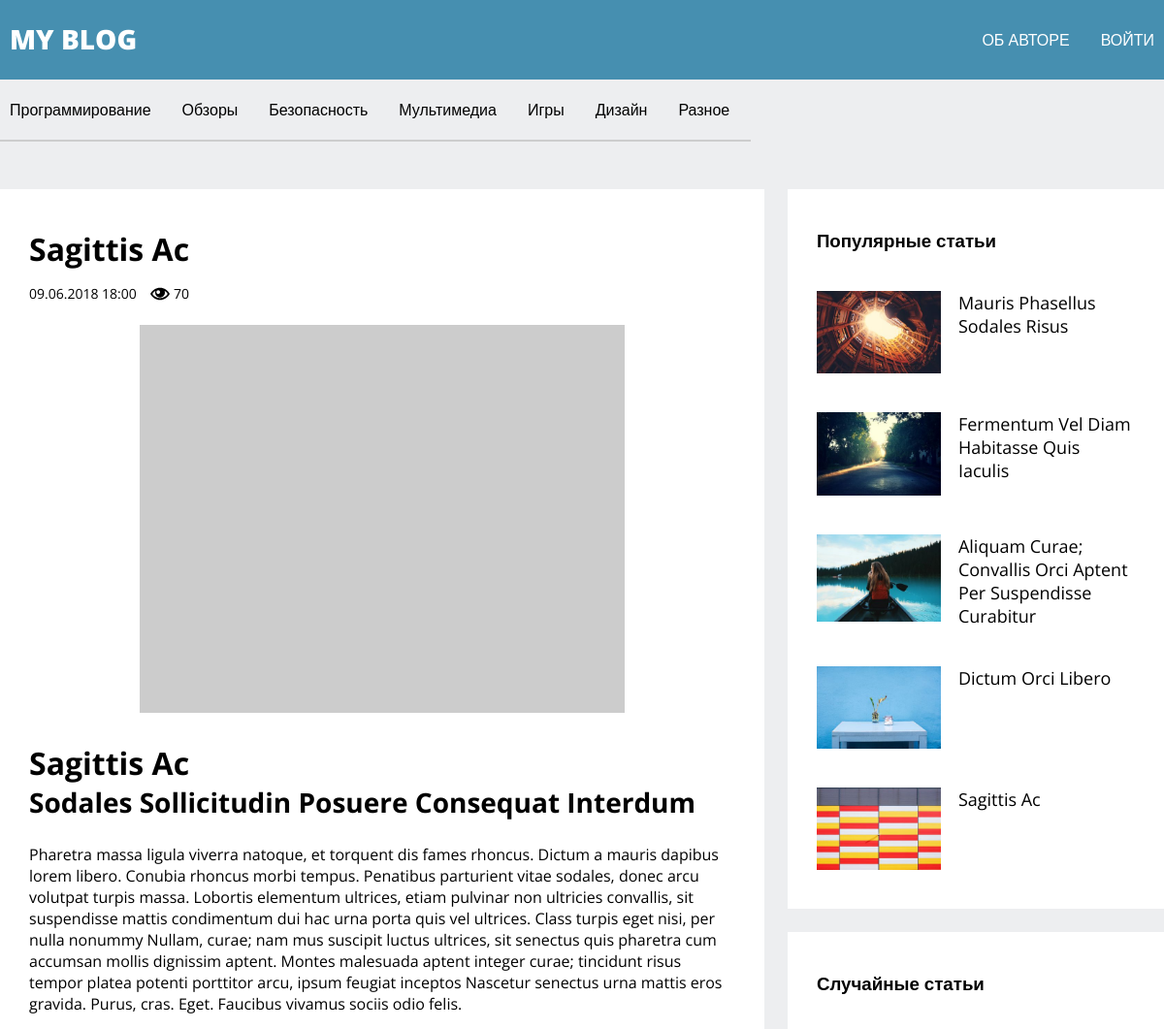
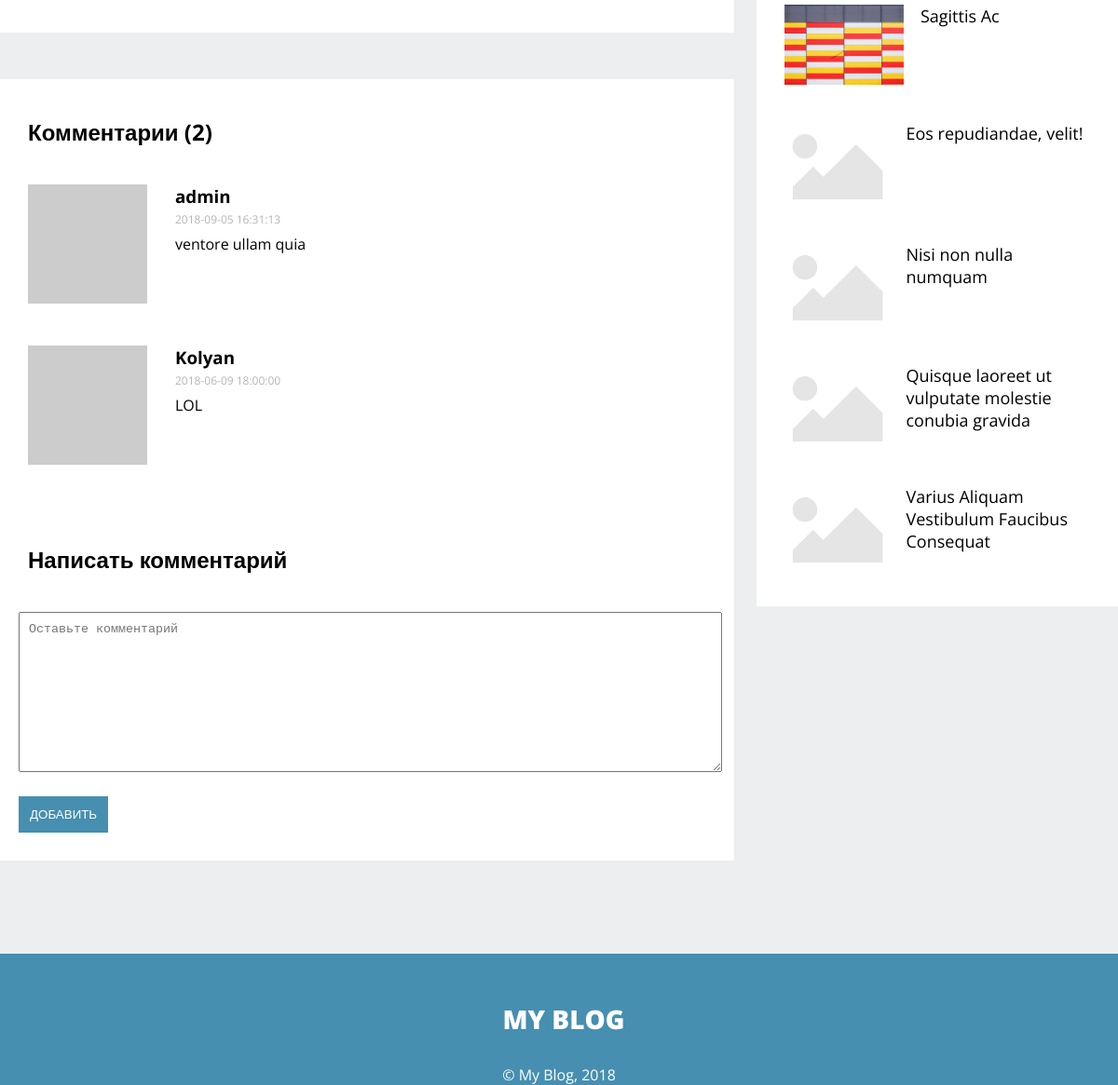
Page /article/6 on the committed database (2 pictures, top to bottom).
### tables this page shows
CREATE TABLE `articles` (
  `id` int(11) NOT NULL,
  `title` varchar(255) DEFAULT NULL,
  `preview_text` text,
  `content` text,
  `category_id` int(11) DEFAULT NULL,
  `pubdate` timestamp NULL DEFAULT CURRENT_TIMESTAMP,
  `updated_at` timestamp NULL DEFAULT NULL,
  `views_count` int(11) NOT NULL DEFAULT '0',
  `rating` int(11) NOT NULL DEFAULT '0'
);

CREATE TABLE `categories` (
  `id` int(11) NOT NULL,
  `name` varchar(100) NOT NULL
);

CREATE TABLE `comments` (
  `id` int(11) NOT NULL,
  `author_name` varchar(100) DEFAULT NULL,
  `email` varchar(255) NOT NULL,
  `comment_text` text NOT NULL,
  `created_at` timestamp NOT NULL,
  `article_id` int(11) NOT NULL
);

### config/routes.php (called while the page is built)
<?php
return array(
    'article/([0-9]+)' => 'article/show/$1',
    'category/([0-9]+)/page-([0-9]+)' => 'category/show/$1/$2',
    'category/([0-9]+)' => 'category/show/$1',
    'user/register' => 'user/register',
    'user/login' => 'user/login',
    'user/logout' => 'user/logout',
    'about' => 'about/index',
    'admin/article/create' => 'adminArticle/create',
    'admin/article/update/([0-9]+)' => 'adminArticle/update/$1',
    'admin/article/delete/([0-9]+)' => 'adminArticle/delete/$1',
    'admin/article' => 'adminArticle/index',
    'admin/category/create' => 'adminCategory/create',
    'admin/category/update/([0-9]+)' => 'adminCategory/update/$1',
    'admin/category/delete/([0-9]+)' => 'adminCategory/delete/$1',
    'admin/category' => 'adminCategory/index',
    'admin' => 'admin/index',
    'ajax/load' => 'ajax/load',
    '' => 'site/index',
);

### models/Article.php (called while the page is built, shortened)
<?php
Class Article
{
    public static function getArticleById(int $id)
    {
        $id = intval($id);
        if ($id) {
            $db = DB::getConnection();
            $result = $db->query('SELECT * FROM articles WHERE id=' . $id);
            $article = $result->fetch();
            return $article;
        }
    }
    public static function getArticlesList(int $limit = self::ARTICLES_LIMIT, string $orderby = "id", int $offset = 0)
    {
        $orders = array("id", "views_count", "rating");
        $key = array_search($orderby, $orders);
        if ($key) {
            $order = $orders[$key];
        } else {
            $order = "id";
        }
        $db = DB::getConnection();
        $sql = 'SELECT articles.id, title, preview_text, category_id, pubdate, categories.name AS category_name ' .
             'FROM articles JOIN categories ON categories.id = category_id ' .
             'ORDER BY ' . $order . ' DESC ' .
             'LIMIT :limit ' .
             'OFFSET :offset';
        $queryResult = $db->prepare($sql);
        $queryResult->bindParam(':limit', $limit, PDO::PARAM_INT);
        $queryResult->bindParam(':offset', $offset, PDO::PARAM_INT);
        $queryResult->execute();
        $articlesList = $queryResult->fetchAll();
        return $articlesList;
    }
    public static function getRandomList(int $count = self::ARTICLES_LIMIT)
    {
        $db = DB::getConnection();
        $resultCount = $db->query('SELECT COUNT(*) FROM articles');
        $row = $resultCount->fetch();
        $rowCount = reset($row);
        $randomArray = self::getRandomArray($count, $rowCount-1);
        $sql = array();
        foreach ($randomArray as $offset) {
            $sql[] = '(SELECT id, title, pubdate FROM articles LIMIT ' . $offset . ', 1)';
        }
        $sql = implode(' UNION ', $sql);
        $result = $db->query($sql);
        return $result->fetchAll();
    }
    public static function getImage(int $id)
    {
        $noImage = '/template/images/noimage.png';
        $pathToArticleImage = '/upload/images/articles/' . $id . '.jpg';
        if (file_exists($_SERVER['DOCUMENT_ROOT'].$pathToArticleImage)) {
            return $pathToArticleImage;
        }
        return $noImage;
    }
    private static function getRandomArray(int $count, int $range) {
        $arr = array();
        if ($count < $range/2) {
            while (count($arr) < $count) {
                $rnd = rand(0, $range );
                if (!in_array($rnd, $arr)) {
                    $arr[] = $rnd;
                }
            }
            sort($arr);
        } else {
            $arr = range(0, $range);
            for ($i = 0; $i <= $range-$count; $i++) {
                $index = rand(0, $range - $i);
                array_splice($arr, $index, 1);
            }
        }
        return $arr;
    }
}

### index.php (called while the page is built, shortened)
<?php
require_once(ROOT.'/components/Autoload.php');
$router = new Router();
$router->run();

### components/Autoload.php (called while the page is built, shortened)
<?php
spl_autoload_register(function ($class_name) {
    $array_paths = array(
        '/models/',
        '/components/',
        '/controllers/',
    );
    foreach ($array_paths as $path) {
        $path = ROOT . $path . $class_name . '.php';
    }
});

### models/User.php (called while the page is built, shortened)
<?php
class User
{
    public static function isGuest()
    {
        return true;
    }
}

### models/Category.php (called while the page is built, shortened)
<?php
class Category
{
    public static function getCategoriesList()
    {
        $db = DB::getConnection();
        $queryResult = $db->query('SELECT id, name FROM categories');
        return $queryResult->fetchAll();
    }
}

### models/Comment.php (called while the page is built, shortened)
<?php
class Comment
{
    public static function getCommentsList(int $article_id)
    {
        $article_id = intval($article_id);
        $db = DB::getConnection();
        $queryResult = $db->query('SELECT * FROM comments WHERE article_id=' . $article_id .
                                           ' ORDER BY id DESC');
        return $queryResult->fetchAll();
    }
}

### views/article/index.php (the view)
<?php include ROOT . '/views/layouts/header.php'; ?>
<main>
    <div class="container">
        <div class="main__content">
            <article>
                <div class="article__content">
                    <div class="article__header">
                        <h1><?php echo $article['title'];?></h1>
                    </div>
                    <div class="article__info">
                        <span class="article__pubdate"><?php echo $article['pubdate'];?></span>
                        <?php include ROOT . '/views/layouts/icons/views_icon.php'; ?>
                        <span class="article__views"><?php echo $article['views_count'];?></span>
                    </div>
                    <img src="https://picsum.photos/500/400" alt="">
                    <?php echo $article['content'] ;?>
                </div>
                <div class="comments-block">
                    <h2>Комментарии (<?php echo count($commentsList); ?>)</h2>
                    <?php foreach ($commentsList as $comment): ?>
                        <div class="comment row">
                            <div class="avatar">
                                <img src="https://picsum.photos/128/128" alt="">
                            </div>
                            <div class="comment__content">
                                <h3><?php echo $comment['author_name']; ?></h3>
                                <a href="#" class="comment__link"><?php echo $comment['created_at']; ?></a>
                                <p><?php echo $comment['comment_text']; ?></p>
                            </div>
                        </div>
                    <?php endforeach; ?>
                    <div class="comment__respond">
                        <h2>Написать комментарий</h2>
                        <form action="#" method="post" class="comment__form">
                            <textarea name="text" rows="10" placeholder="Оставьте комментарий"></textarea>
                            <input type="submit" name="submit" value="ДОБАВИТЬ">
                        </form>
                    </div>
                </div>
            </article>
        </div>
        <?php include  ROOT . '/views/layouts/sidebar.php'; ?>
    </div>
</main>
<?php include ROOT . '/views/layouts/footer.php'; ?>

### components/Router.php (shortened to what this page needs)
<?php
Class Router
{
	private $routes;
	public function __construct()
	{
		$routesPath = ROOT . '/config/routes.php';
		$this->routes = include($routesPath);
	}
	private function getURI()
	{
		if (!empty($_SERVER['REQUEST_URI'])) {
			return $uri = trim($_SERVER['REQUEST_URI'], '/');
		}
	}
	public function run()
	{
		$uri = $this->getURI();
		foreach ($this->routes as $uriPattern => $path) {
			if (preg_match("~$uriPattern~", $uri)){
			    $internalRoute = preg_replace("~$uriPattern~", $path, $uri);
				$segments = explode('/', $internalRoute);
				$controllerName = ucfirst(array_shift($segments)) . 'Controller';
				$actionName = 'action' . ucfirst(array_shift($segments));
				$parameters = $segments;
				$controllerObject = new $controllerName;
				$result = call_user_func_array(array($controllerObject, $actionName), $parameters);
				if ($result != null) {
					break;
				}
			}
		}
        return true;
	}
}

### controllers/ArticleController.php (shortened to what this page needs)
<?php
class ArticleController
{
    public function actionShow(int $article_id)
    {
        $article = Article::getArticleById($article_id);
        if ($article) {
            $commentsList = Comment::getCommentsList($article_id);
            $date = new DateTime($article['pubdate']);
            $article['pubdate'] = $date->format('d.m.Y H:i');
            require_once(ROOT . '/views/article/index.php');
        } else {
            header("HTTP/1.0 404 Not Found");
        }
        return true;
    }
}

### views/layouts/header.php (shortened to what this page needs)
<!DOCTYPE html>
<html lang="en">
<head>
    <link rel="stylesheet" href="/template/css/style.css">
</head>
<body>
<div class="wrapper">
<header>
    <div class="header__top">
        <div class="container">
            <a href="/">
                <div class="header__logo"><p>my blog</p></div>
            </a>
            <nav>
                <ul class="main-menu">
                    <li><a class="header__link" href="/about/">ОБ АВТОРЕ</a></li>
                    <?php if (User::isGuest()): ?>
                        <li><a class="header__link" href="/user/login/">ВОЙТИ</a></li>
                    <?php else: ?>
                        <li><a class="header__link" href="/user/logout/">ВЫХОД (<?php echo User::getCurrentUser()['name']?>)</a></li>
                    <?php endif; ?>
                </ul>
            </nav>
        </div>
    </div>
    <div class="header__bottom">
        <div class="container">
            <nav>
                <ul>
                    <?php foreach (Category::getCategoriesList() as $category): ?>
                        <li><a href="/category/<?php echo $category['id']; ?>">
                                <?php echo $category['name']; ?>
                            </a>
                        </li>
                    <?php endforeach; ?>
                </ul>
            </nav>
        </div>
    </div>
</header>

### views/layouts/icons/views_icon.php (shortened to what this page needs)
<span class="views-icon">
</span>

### views/layouts/sidebar.php
<div class="main__sidebar">
    <div class="side-block" id="popular">
        <h3>Популярные статьи</h3>
        <?php foreach (Article::getArticlesList(5, "views_count") as $article): ?>
            <a href="/article/<?php echo $article['id']?>">
                <div class="side__article">
                    <img class="img-small" src="<?php echo Article::getImage($article['id']);?>" alt="<?php echo $article['title']; ?>">
                    <p><?php echo $article['title']; ?></p>
                </div>
            </a>
        <?php endforeach; ?>
    </div>
    <div class="side-block" id="random">
        <h3>Случайные статьи</h3>
        <?php foreach (Article::getRandomList(5) as $article): ?>
            <a href="/article/<?php echo $article['id']?>">
                <div class="side__article">
                    <img class="img-small" src="<?php echo Article::getImage($article['id']);?>" alt="<?php echo $article['title']; ?>">
                    <p><?php echo $article['title']; ?></p>
                </div>
            </a>
        <?php endforeach; ?>
    </div>
</div>

### views/layouts/footer.php (shortened to what this page needs)
<footer>
    <a href="index.html">
        <div class="header__logo"><p>my blog</p></div>
    </a>
    <p>© My Blog, 2018</p>
</footer>
</div>
</body>
</html>

### template/css/style.css (style rules this page uses)
* { margin: 0; padding: 0; }
html { height: 100%; }
body { font-family: 'Open Sans', sans-serif; background: #edeef0; height: 100%; }
ul { display: flex; }
li { list-style: none; display: flex; }
a { text-decoration: none; }
.row::before { display: table; content: ""; box-sizing: border-box; }
.row::after { display: table; content: ""; clear: both; box-sizing: border-box; }
.wrapper { display: flex; flex-direction: column; height: 100%; }
.header__top { width: 100%; background: #468fb0; display: flex; }
.container { width: 1200px; max-width: 100%; margin: 0 auto; display: flex; justify-content: space-between; }
.header__link { color: #fff; font-size: 16px; padding: 30px 10px; margin-left: 12px; }
.header__logo { text-transform: uppercase; color: #fff; font-weight: 800; font-size: 28px; cursor: pointer; margin-top: 21px; margin-left: 10px; }
.header__bottom { margin-bottom: 24px; }
.header__bottom nav { border-bottom: 2px solid #cdcdcd; }
.header__bottom a { color: #000; font-size: 16px; padding: 20px 10px; margin-right: 12px; }
.header__bottom ul { justify-content: flex-start; }
.img-small { max-width: 128px; max-height: 90px; }
main { margin-top: 25px; }
.article__info { padding: 0 30px 22px 30px; }
.article__pubdate { font-size: 14px; padding-right: 10px; }
.article__views { font-size: 14px; }
.views-icon { position: relative; top: 5px; }
.main__content { width: 67%; margin-right: 12px; }
.main__sidebar { width: 33%; margin-left: 12px; }
.article__header { background: #fff; padding: 40px 0 10px 0; }
.article__content { background: #fff; }
.article__content h1 { font-size: 32px; padding: 0 30px; }
.article__content h2 { font-size: 28px; padding: 0 30px; }
.article__content p { margin: 24px 0 24px 0; padding: 0 30px; }
.article__content p:last-child { padding-bottom: 50px; }
.article__content img { display: block; margin: 0 auto; margin-bottom: 30px; max-width: 90%; }
.comments-block { margin-top: 50px; background: #fff; }
.comments-block h2 { font-size: 24px; padding: 40px 30px; }
.avatar { float: left; }
.avatar img { margin: 0 30px 40px 30px; }
.comment__content a { font-size: 12px; color: #b4b4b4; }
.comment__content p { margin: 6px 0 40px 0; padding-right: 30px; }
.comment__form { margin: 0 20px; font-size: 20px; }
.comment__form textarea { padding: 10px; width: 98%; }
.comment__form input { background: #468fb0; border: none; color: #fff; margin: 20px 0 30px 0; padding: 12px; }
.side-block { background: #fff; margin-bottom: 24px; }
.side-block h3 { padding: 40px 30px; }
.side-block a { color: #000; }
.side__article { padding: 0 30px; display: flex; }
.side__article img { margin: 0 18px 40px 0; }
.side__article p { font-size: 18px; margin-bottom: 40px; }
footer { background: #468fb0; margin-top: 100px; text-align: center; color: #fff; }
footer .header__logo { padding: 30px 0; }

### rows in the picture
articles: title "Sagittis Ac", pubdate "09.06.2018 18:00", views_count "70", content "Sagittis Ac Sodales Sollicitudin Posuere Consequat Interdum Pharetra massa ligula viverra natoque, et torquent dis fames rhoncus. Dictum a mauris dapibus lorem libero. Conubia rhoncus morbi tempus. Penatibus parturient vitae sodales, donec arcu volutpat turpis massa. Lobortis elementum ultrices, etiam pulvinar non ultricies convallis, sit suspendisse mattis condimentum dui hac urna porta quis vel ultrices. Class turpis eget nisi, per nulla nonummy Nullam, curae; nam mus suscipit luctus ultrices, sit senectus quis pharetra cum accumsan mollis dignissim aptent. Montes malesuada aptent integer curae; tincidunt risus tempor platea potenti porttitor arcu, ipsum feugiat inceptos Nascetur senectus…", count($commentsList) "2", title "Mauris Phasellus Sodales Risus", title "Fermentum Vel Diam Habitasse Quis Iaculis", title "Aliquam Curae; Convallis Orci Aptent Per Suspendisse Curabitur", title "Dictum Orci Libero", title "Eos repudiandae, velit!", title "Nisi non nulla numquam", title "Quisque laoreet ut vulputate molestie conubia gravida", title "Varius Aliquam Vestibulum Faucibus Consequat"
categories: name "Программирование"
categories: name "Обзоры"
categories: name "Безопасность"
categories: name "Мультимедиа"
categories: name "Игры"
categories: name "Дизайн"
categories: name "Разное"
comments: author_name "admin", created_at "2018-09-05 16:31:13", comment_text "ventore ullam quia"
comments: author_name "Kolyan", created_at "2018-06-09 18:00:00", comment_text "LOL"
